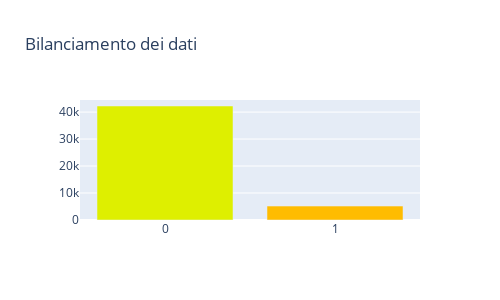

Notebook code for this chart:
### Code cell
sa = SentimentAnalyzer(df_sa)
sa.preprocess()
sa.check_data_balance()

### Figure 1 — Plotly figure (JSON) as saved in the notebook; plotly's stock layout.template omitted (floating-point values rounded to 4 significant figures)
{"data": [{"marker": {"color": ["rgb(222, 239, 0)", "rgb(255, 188, 0)"]}, "name": "", "type": "bar", "x": ["0", "1"], "y": [42253, 5160]}], "layout": {"height": 300, "title": {"text": "Bilanciamento dei dati"}, "width": 500}}
